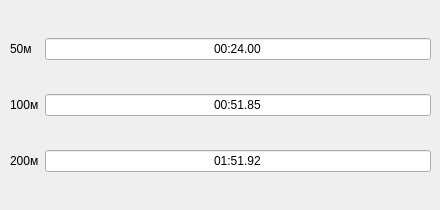
         <widget class="QWidget" name="tab_40">
          <attribute name="title">
           <string>Чоловіки</string>
          </attribute>
          <widget class="QWidget" name="layoutWidget_26">
           <property name="geometry">
            <rect>
             <x>10</x>
             <y>10</y>
             <width>421</width>
             <height>191</height>
            </rect>
           </property>
           <layout class="QGridLayout" name="gridLayout_28">
            <item row="1" column="1">
             <widget class="QLineEdit" name="lineEdit_50m_back_men100">
              <property name="text">
               <string>00:51.85</string>
              </property>
              <property name="alignment">
               <set>Qt::AlignCenter</set>
              </property>
             </widget>
            </item>
            <item row="0" column="0">
             <widget class="QLabel" name="label_172">
              <property name="text">
               <string>50м</string>
              </property>
             </widget>
            </item>
            <item row="1" column="0">
             <widget class="QLabel" name="label_174">
              <property name="text">
               <string>100м</string>
              </property>
             </widget>
            </item>
            <item row="0" column="1">
             <widget class="QLineEdit" name="lineEdit_50m_back_men50">
              <property name="text">
               <string>00:24.00</string>
              </property>
              <property name="alignment">
               <set>Qt::AlignCenter</set>
              </property>
             </widget>
            </item>
            <item row="2" column="0">
             <widget class="QLabel" name="label_176">
              <property name="text">
               <string>200м</string>
              </property>
             </widget>
            </item>
            <item row="2" column="1">
             <widget class="QLineEdit" name="lineEdit_50m_back_men200">
              <property name="text">
               <string>01:51.92</string>
              </property>
              <property name="alignment">
               <set>Qt::AlignCenter</set>
              </property>
             </widget>
            </item>
           </layout>
          </widget>
         </widget>
